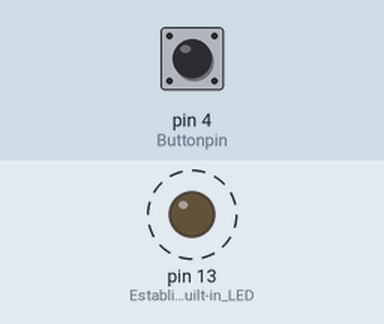
This sketch was run on a simulated Arduino Uno, built with avr-gcc and run on an emulated ATmega328P. Parts: output pins drawn as LEDs (lit = HIGH). Dashed ring = blinking. The inputs (shaded band) are chosen by the test bench; at power-on: pin 4 (Buttonpin) HIGH.

Above: at 1.05 s.
1.3 s: pin 4 (Buttonpin) pulled LOW for 0.15 s
At 1.3 s:
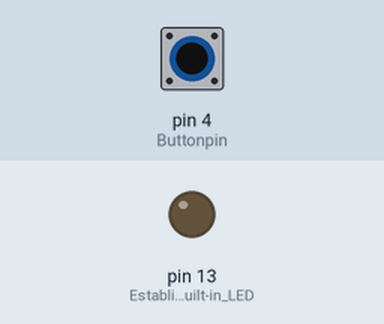
2.9 s: pin 4 (Buttonpin) pulled LOW for 1 s
At 3.14 s:
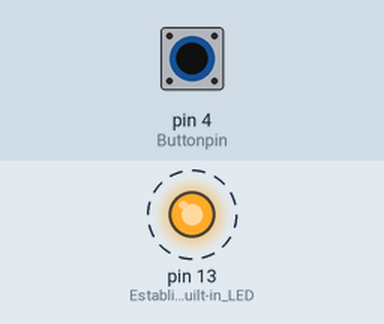
5.9 s: pin 4 (Buttonpin) pulled LOW for 3.2 s
Timing chart, 0 to 8.9 s (numbered marks = the images above; inputs shaded):
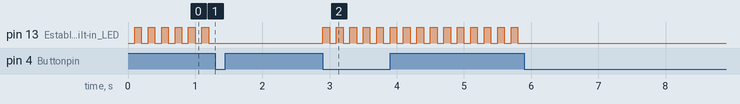

Measured:
- after the input at 1.3 s, pin 13 (Establishes_Built-in_LED): stops changing and stays LOW
- after the input at 2.9 s, pin 13 (Establishes_Built-in_LED): alternates HIGH for 0.10 s and LOW for 0.10 s, starting at once
- after the input at 5.9 s, pin 13 (Establishes_Built-in_LED): stops changing and stays LOW
- by itself, pin 13 (Establishes_Built-in_LED): alternates HIGH for 0.10 s and LOW for 0.10 s

The sketch:

ButtonRevis1.ino
```cpp
int Buttonpin = 4; //D4 is the pin
int State = LOW; //Initalizes State as being off
int LastInput = HIGH; //Initializes the Last Input as being on
unsigned long PreviousMillis = 0; //Stores the last recorded time in milliseconds since the program started
const long Interval = 100; //Establishes the Interval as always being 100 milliseconds
int LED = LOW; //Initalizes LED as being off
void setup() {
  pinMode(Buttonpin, INPUT_PULLUP); //Establishes Buttonpin as an Input Pull-up
  pinMode(LED_BUILTIN, OUTPUT); //Establishes Built-in LED as an Output
  digitalWrite(LED_BUILTIN, State); //Sets Built-in LED to State, which is off
}

void loop() {
  int CurrentInput = digitalRead(Buttonpin); //Sets Current Input equal to Current Value of Buttonpin
  if(CurrentInput == LOW && LastInput == HIGH) //If statement that runs when Current Input is off and Last Input is on
  {
    State = !State; //Reverses State (off to on)
    PreviousMillis = millis(); //Sets the Previous Millis equal to the number of milliseconds at this point
    digitalWrite(LED_BUILTIN, !State); //Sets Built-in LED to opposite of State
    delay(100); //Sets a delay of 100 milliseconds before the operation continues
  }
  LastInput = CurrentInput; //Sets the Current Input as the Last Input;
  if(State == LOW) //Nested If Statement for when the State is off
  {
    unsigned long CurrentMillis = millis(); //Sets the Current Millis equal to the current state in time through the Millis Function
    if(CurrentMillis - PreviousMillis >= Interval) //Calculates if enough time has passed for the light to turn off or on again
    {
      PreviousMillis = CurrentMillis; //Sets Current Millis as Previous Millis for next iteration
      LED = !LED; //Sets LED equal to the opposite
      digitalWrite(LED_BUILTIN, LED); //Sets the Built-in light equal to the LED
    }
  }
  else
  {
    LED = HIGH; //Sets the LED as on
    digitalWrite(LED_BUILTIN, LOW); //Sets the Built-in LED to off
  }
}
```
